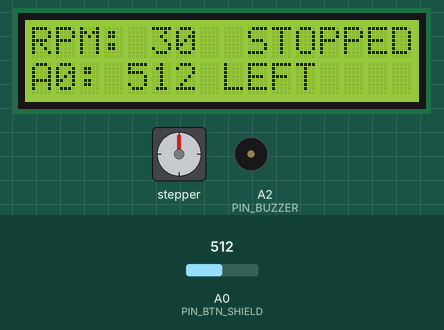
Simulated run of this sketch. Board: Arduino Uno, built with avr-gcc and run on an emulated ATmega328P. Parts: stepper motor, 16×2 character LCD, buzzer (waves = sounding, pin HIGH). Wiring (inferred from the names in the program): stepper motor driver (200 steps per turn assumed): step pin 2; direction pin 3; enable A1. Inputs (shaded band) come from the test bench; at power-on: A0 (PIN_BTN_SHIELD) = 512. Pins used as bus, display or sensor lines are not drawn; what the sketch prints to the serial monitor is not drawn.

Above: at 17.3 s.
17.4 s: A0 (PIN_BTN_SHIELD) set to 690
At 18.4 s:
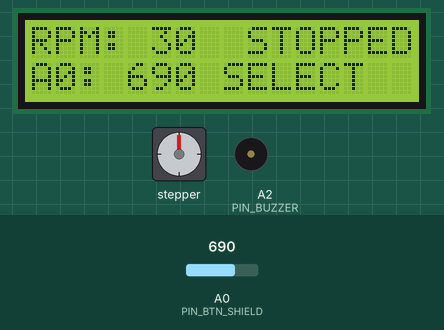
19.0 s: A0 (PIN_BTN_SHIELD) set to 306
At 19.7 s:
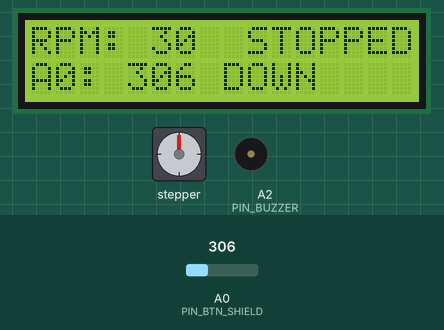
20.6 s: A0 (PIN_BTN_SHIELD) set to 210
At 21.9 s:
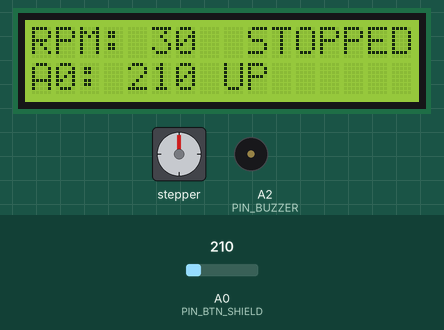
22.2 s: A0 (PIN_BTN_SHIELD) set to 55
At 23.3 s:
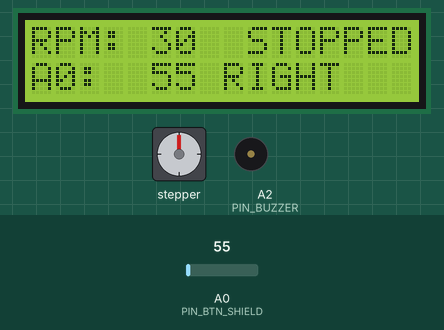
23.8 s: A0 (PIN_BTN_SHIELD) set to 960
At 24.6 s:
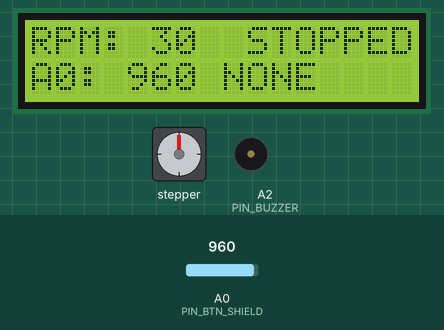
Timing chart, 0 to 26.4 s (numbered marks = the images above; inputs shaded):
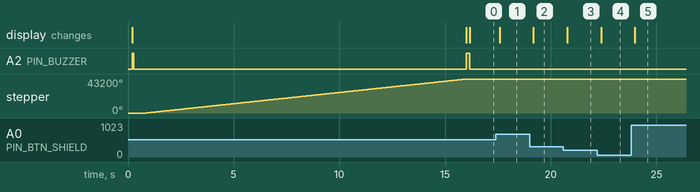

The sketch:

rpm_30_on_off.ino
```cpp
/**
 * ============================================================================
 * DIY ORBITAL SHAKER FIRMWARE - REV 4.2 DIRECT HARDWARE PULSE ENGINE (15 SEC)
 * ============================================================================
 * Hardware Target : Arduino Uno R3 (ATmega328P @ 16 MHz) on COM5
 * Motor           : NEMA 17 (17HS4401, 200 steps/rev, 1/16 microstepping = 3200 steps/rev)
 * Driver          : TMC2209 SilentStepStick (StealthChop2, 24V VMOT, Vref ~0.92V)
 * Interface       : LCD 1602 Keypad Shield (HW-555 / DFR0009 Parallel + Analog Buttons)
 *
 * Hardware Pinout:
 *  - Pin D2  : STEP   (TMC2209 Step Pulse, 40 us Solid HIGH Pulse)
 *  - Pin D3  : DIR    (TMC2209 Direction Output, HIGH = Forward)
 *  - Pin A1  : ENABLE (TMC2209 Driver Enable: Active LOW, 0V=ON/Lock, 5V=Standby/Free)
 *  - Pin A2  : BUZZER (Audio Feedback)
 *  - Pin A0  : BUTTONS (Resistor ladder analog input)
 *  - Pin D4-D10: LCD 1602 parallel bus + Backlight
 * ============================================================================
 */

#include <Arduino.h>
#include <LiquidCrystal.h>

// --- PIN DEFINITIONS ---
#define PIN_STEP        2   // PORTD2 (TMC2209 STEP)
#define PIN_DIR         3   // PORTD3 (TMC2209 DIR)
#define PIN_ENABLE      A1  // PORTC1 (TMC2209 ENABLE - Active LOW)
#define PIN_BUZZER      A2  // PORTC2 (Buzzer)
#define PIN_BTN_SHIELD  A0  // Analog Button Ladder

#define PIN_LCD_RS      8
#define PIN_LCD_EN      9
#define PIN_LCD_D4      4
#define PIN_LCD_D5      5
#define PIN_LCD_D6      6
#define PIN_LCD_D7      7
#define PIN_LCD_BL      10

// --- MOTOR CONFIGURATION ---
// 30 RPM = 0.5 rev/sec * 3200 steps/rev = 1600 steps/sec (1600 Hz)
// Period per step = 1,000,000 / 1600 = 625 microseconds
// Pulse HIGH = 40 us, Pulse LOW = 585 us -> Total = 625 us
#define PULSE_HIGH_US   40
#define PULSE_LOW_US    585

// --- LCD INITIALIZATION ---
LiquidCrystal lcd(PIN_LCD_RS, PIN_LCD_EN, PIN_LCD_D4, PIN_LCD_D5, PIN_LCD_D6, PIN_LCD_D7);

void playBeep(int durationMs) {
  digitalWrite(PIN_BUZZER, HIGH);
  delay(durationMs);
  digitalWrite(PIN_BUZZER, LOW);
}

void setup() {
  Serial.begin(115200);
  delay(100);

  // 1. Configure Hardware GPIOs
  pinMode(PIN_STEP, OUTPUT);
  pinMode(PIN_DIR, OUTPUT);
  pinMode(PIN_ENABLE, OUTPUT);
  pinMode(PIN_BUZZER, OUTPUT);
  pinMode(PIN_BTN_SHIELD, INPUT);

  // 2. Initialize LCD 1602 Keypad Shield
  pinMode(PIN_LCD_BL, OUTPUT);
  digitalWrite(PIN_LCD_BL, HIGH); // Backlight ON
  lcd.begin(16, 2);
  lcd.clear();
  lcd.setCursor(0, 0);
  lcd.print("DIY ORBITAL SHKR");
  lcd.setCursor(0, 1);
  lcd.print("STARTING 30 RPM ");

  Serial.println(F("=================================================="));
  Serial.println(F(" DIY ORBITAL SHAKER - REV 4.2 DIRECT PULSE TEST  "));
  Serial.println(F("=================================================="));
  Serial.println(F(" STEP PIN : Pin D2 (40 us HIGH / 585 us LOW)     "));
  Serial.println(F(" DIR PIN  : Pin D3 (HIGH)                         "));
  Serial.println(F(" EN PIN   : Pin A1 (LOW - Driver Active 0V)       "));
  Serial.println(F(" SPEED    : 30 RPM (1600 Hz Constant)             "));
  Serial.println(F(" DURATION : 15 Detik Penuh (24,000 Steps = 7.5 Rev)"));
  Serial.println(F("=================================================="));

  playBeep(80);
  delay(500);

  // 3. ACTIVATE DRIVER
  digitalWrite(PIN_DIR, HIGH);
  digitalWrite(PIN_ENABLE, LOW); // Active LOW -> 0V = ON
  delay(50); // Wake up driver

  lcd.clear();
  lcd.setCursor(0, 0);
  lcd.print("RPM: 30  RUNNING");
  lcd.setCursor(0, 1);
  lcd.print("AUTO-RUN 15 SEC ");

  Serial.println(F("[MOTOR] >>> DIRECT SPINNING STARTED (15 SECONDS) <<<"));

  // 4. DIRECT CONTINUOUS STEPPING: 24,000 steps @ 1600 Hz = EXACTLY 15.0 SECONDS
  // Update countdown every 1600 steps (every 1.0 second)
  for (int sec = 15; sec >= 1; sec--) {
    // Print countdown to LCD
    lcd.setCursor(9, 1);
    if (sec < 10) lcd.print(" ");
    lcd.print(sec);
    lcd.print("s ");

    // Step for 1.0 second (1600 steps)
    for (int step = 0; step < 1600; step++) {
      digitalWrite(PIN_STEP, HIGH);
      delayMicroseconds(PULSE_HIGH_US);
      digitalWrite(PIN_STEP, LOW);
      delayMicroseconds(PULSE_LOW_US);
    }
  }

  // 5. STOP MOTOR AFTER 15 SECONDS
  digitalWrite(PIN_ENABLE, HIGH); // Standby (5V = Driver Disabled / Cool)
  playBeep(150);

  lcd.clear();
  lcd.setCursor(0, 0);
  lcd.print("RPM: 30  STOPPED");
  lcd.setCursor(0, 1);
  lcd.print("15s TEST DONE!  ");

  Serial.println(F("[MOTOR] >>> 15 SECONDS COMPLETED: MOTOR STOPPED (STANDBY) <<<"));
  Serial.println(F("Tekan tombol Reset (RST) pada Arduino untuk mengulang 15 detik!"));
}

void loop() {
  // Live button ADC diagnostic in standby
  static unsigned long lastDiag = 0;
  if (millis() - lastDiag >= 200) {
    lastDiag = millis();
    int adc = analogRead(PIN_BTN_SHIELD);

    char buf[17];
    const char* btn = "NONE  ";
    if (adc < 65)  btn = "RIGHT ";
    else if (adc < 220) btn = "UP    ";
    else if (adc < 420) btn = "DOWN  ";
    else if (adc < 680) btn = "LEFT  ";
    else if (adc < 920) btn = "SELECT";

    snprintf(buf, sizeof(buf), "A0:%4d %s", adc, btn);
    lcd.setCursor(0, 1);
    lcd.print(buf);

    if (adc < 950) {
      Serial.print(F("[ADC READ] A0 = "));
      Serial.print(adc);
      Serial.print(F(" -> "));
      Serial.println(btn);
    }
  }
}
```

Measured:
- after the input at 17.4 s, the display: changes after 0.18 s (image 1)
- after the input at 19.0 s, the display: changes after 0.18 s (image 2)
- after the input at 20.6 s, the display: changes after 0.18 s (image 3)
- after the input at 22.2 s, the display: changes after 0.18 s (image 4)
- after the input at 23.8 s, the display: changes after 0.18 s (image 5)
